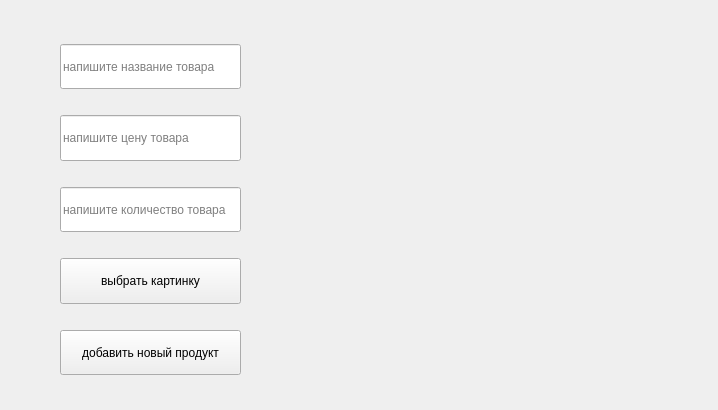
<?xml version="1.0" encoding="UTF-8"?>
<ui version="4.0">
 <class>MainWindow</class>
 <widget class="QMainWindow" name="MainWindow">
  <property name="geometry">
   <rect>
    <x>0</x>
    <y>0</y>
    <width>718</width>
    <height>410</height>
   </rect>
  </property>
  <property name="windowTitle">
   <string>MainWindow</string>
  </property>
  <widget class="QWidget" name="centralwidget">
   <widget class="QWidget" name="layoutWidget">
    <property name="geometry">
     <rect>
      <x>60</x>
      <y>44</y>
      <width>181</width>
      <height>331</height>
     </rect>
    </property>
    <layout class="QVBoxLayout" name="verticalLayout">
     <item>
      <widget class="QLineEdit" name="product_name">
       <property name="sizePolicy">
        <sizepolicy hsizetype="Minimum" vsizetype="Expanding">
         <horstretch>0</horstretch>
         <verstretch>0</verstretch>
        </sizepolicy>
       </property>
       <property name="placeholderText">
        <string>напишите название товара</string>
       </property>
      </widget>
     </item>
     <item>
      <spacer name="verticalSpacer_2">
       <property name="orientation">
        <enum>Qt::Vertical</enum>
       </property>
       <property name="sizeType">
        <enum>QSizePolicy::Fixed</enum>
       </property>
       <property name="sizeHint" stdset="0">
        <size>
         <width>20</width>
         <height>20</height>
        </size>
       </property>
      </spacer>
     </item>
     <item>
      <widget class="QLineEdit" name="product_price">
       <property name="sizePolicy">
        <sizepolicy hsizetype="Minimum" vsizetype="Expanding">
         <horstretch>0</horstretch>
         <verstretch>0</verstretch>
        </sizepolicy>
       </property>
       <property name="placeholderText">
        <string>напишите цену товара</string>
       </property>
      </widget>
     </item>
     <item>
      <spacer name="verticalSpacer">
       <property name="orientation">
        <enum>Qt::Vertical</enum>
       </property>
       <property name="sizeType">
        <enum>QSizePolicy::Fixed</enum>
       </property>
       <property name="sizeHint" stdset="0">
        <size>
         <width>20</width>
         <height>20</height>
        </size>
       </property>
      </spacer>
     </item>
     <item>
      <widget class="QLineEdit" name="product_count">
       <property name="sizePolicy">
        <sizepolicy hsizetype="Minimum" vsizetype="Expanding">
         <horstretch>0</horstretch>
         <verstretch>0</verstretch>
        </sizepolicy>
       </property>
       <property name="placeholderText">
        <string>напишите количество товара</string>
       </property>
      </widget>
     </item>
     <item>
      <spacer name="verticalSpacer_3">
       <property name="orientation">
        <enum>Qt::Vertical</enum>
       </property>
       <property name="sizeType">
        <enum>QSizePolicy::Fixed</enum>
       </property>
       <property name="sizeHint" stdset="0">
        <size>
         <width>20</width>
         <height>20</height>
        </size>
       </property>
      </spacer>
     </item>
     <item>
      <widget class="QPushButton" name="check_image">
       <property name="sizePolicy">
        <sizepolicy hsizetype="Minimum" vsizetype="Expanding">
         <horstretch>0</horstretch>
         <verstretch>0</verstretch>
        </sizepolicy>
       </property>
       <property name="text">
        <string>выбрать картинку</string>
       </property>
      </widget>
     </item>
     <item>
      <spacer name="verticalSpacer_4">
       <property name="orientation">
        <enum>Qt::Vertical</enum>
       </property>
       <property name="sizeType">
        <enum>QSizePolicy::Fixed</enum>
       </property>
       <property name="sizeHint" stdset="0">
        <size>
         <width>20</width>
         <height>20</height>
        </size>
       </property>
      </spacer>
     </item>
     <item>
      <widget class="QPushButton" name="add_product">
       <property name="sizePolicy">
        <sizepolicy hsizetype="Minimum" vsizetype="Expanding">
         <horstretch>0</horstretch>
         <verstretch>0</verstretch>
        </sizepolicy>
       </property>
       <property name="text">
        <string>добавить новый продукт</string>
       </property>
      </widget>
     </item>
    </layout>
   </widget>
   <widget class="QLabel" name="image_label">
    <property name="geometry">
     <rect>
      <x>280</x>
      <y>50</y>
      <width>391</width>
      <height>321</height>
     </rect>
    </property>
    <property name="text">
     <string/>
    </property>
   </widget>
  </widget>
 </widget>
 <resources/>
 <connections/>
</ui>
